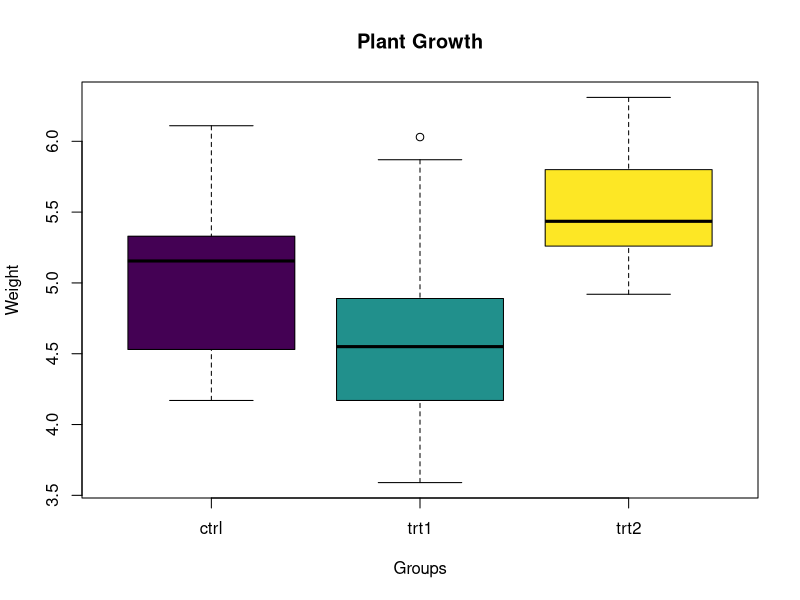

This chart was generated by the following R code:
#### Setup ####
getwd() # get working directory
setwd("/Users/kris/GitHub/intersession_datav_2024/code")

# install.packages("viridis")

library(datasets) # this line loads the 
library(viridis) # this line loads the viridis library

### Data ###
data('PlantGrowth') # load "iris" to the environment
class(PlantGrowth) # checking the class of "iris"
head(PlantGrowth) # gets the first 6 entry of the dataset

### Plotting ###
col.groups.unique <- viridis::viridis(3)
col.groups <- col.groups.unique[as.factor(iris$group)]

png("PlantGrowth.png", width = 520, height = 520)
plot(PlantGrowth$group, PlantGrowth$weight, col = col.groups.unique, xlab = "Groups", ylab = "Weight", main = "Plant Growth")
 
dev.off() # close the current file
